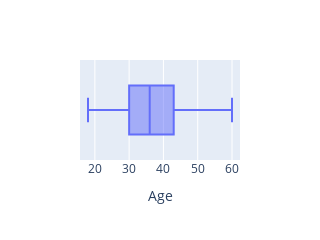
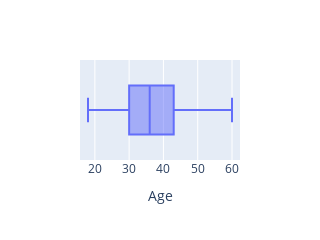
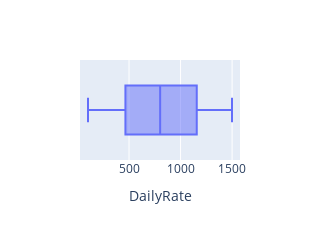
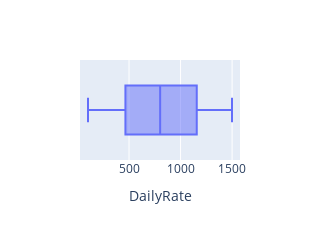

These figures' notebook cell, in order:
### Code cell
sums = set()
for att in atts:
    df_copy = df.copy()
    fig = px.box(df_copy, x = att)
    fig.update_layout(autosize=False, width=400, height=300)
    fig.show()
    iqr_outliers(df_copy, att)
    fig = px.box(df_copy, x = att)
    fig.update_layout(autosize=False, width=400, height=300)
    fig.show()
    #drop_outliers(df, att)
#     s = set(iqr_outliers(df[att]))
#     sums.update(s)

### Figure 1 — Plotly figure (JSON) as saved in the notebook; plotly's stock layout.template omitted (floating-point values rounded to 4 significant figures; data arrays with more than 128 entries replaced by an {"elided": "..."} marker saying what was removed)
{"data": [{"alignmentgroup": "True", "hovertemplate": "Age=%{x}<extra></extra>", "legendgroup": "", "marker": {"color": "#636efa"}, "name": "", "notched": false, "offsetgroup": "", "orientation": "h", "showlegend": false, "type": "box", "x": {"elided": "1470 int values"}, "x0": " ", "xaxis": "x", "y0": " ", "yaxis": "y"}], "layout": {"autosize": false, "boxmode": "group", "height": 200, "legend": {"tracegroupgap": 0}, "margin": {"t": 60}, "width": 300, "xaxis": {"anchor": "y", "domain": [0, 1], "title": {"text": "Age"}}, "yaxis": {"anchor": "x", "domain": [0, 1]}}}

### Figure 2 — Plotly figure (JSON) as saved in the notebook; plotly's stock layout.template omitted (floating-point values rounded to 4 significant figures; data arrays with more than 128 entries replaced by an {"elided": "..."} marker saying what was removed)
{"data": [{"alignmentgroup": "True", "hovertemplate": "Age=%{x}<extra></extra>", "legendgroup": "", "marker": {"color": "#636efa"}, "name": "", "notched": false, "offsetgroup": "", "orientation": "h", "showlegend": false, "type": "box", "x": {"elided": "1470 int values"}, "x0": " ", "xaxis": "x", "y0": " ", "yaxis": "y"}], "layout": {"autosize": false, "boxmode": "group", "height": 200, "legend": {"tracegroupgap": 0}, "margin": {"t": 60}, "width": 300, "xaxis": {"anchor": "y", "domain": [0, 1], "title": {"text": "Age"}}, "yaxis": {"anchor": "x", "domain": [0, 1]}}}

### Figure 3 — Plotly figure (JSON) as saved in the notebook; plotly's stock layout.template omitted (floating-point values rounded to 4 significant figures; data arrays with more than 128 entries replaced by an {"elided": "..."} marker saying what was removed)
{"data": [{"alignmentgroup": "True", "hovertemplate": "DailyRate=%{x}<extra></extra>", "legendgroup": "", "marker": {"color": "#636efa"}, "name": "", "notched": false, "offsetgroup": "", "orientation": "h", "showlegend": false, "type": "box", "x": {"elided": "1470 int values"}, "x0": " ", "xaxis": "x", "y0": " ", "yaxis": "y"}], "layout": {"autosize": false, "boxmode": "group", "height": 200, "legend": {"tracegroupgap": 0}, "margin": {"t": 60}, "width": 300, "xaxis": {"anchor": "y", "domain": [0, 1], "title": {"text": "DailyRate"}}, "yaxis": {"anchor": "x", "domain": [0, 1]}}}

### Figure 4 — Plotly figure (JSON) as saved in the notebook; plotly's stock layout.template omitted (floating-point values rounded to 4 significant figures; data arrays with more than 128 entries replaced by an {"elided": "..."} marker saying what was removed)
{"data": [{"alignmentgroup": "True", "hovertemplate": "DailyRate=%{x}<extra></extra>", "legendgroup": "", "marker": {"color": "#636efa"}, "name": "", "notched": false, "offsetgroup": "", "orientation": "h", "showlegend": false, "type": "box", "x": {"elided": "1470 int values"}, "x0": " ", "xaxis": "x", "y0": " ", "yaxis": "y"}], "layout": {"autosize": false, "boxmode": "group", "height": 200, "legend": {"tracegroupgap": 0}, "margin": {"t": 60}, "width": 300, "xaxis": {"anchor": "y", "domain": [0, 1], "title": {"text": "DailyRate"}}, "yaxis": {"anchor": "x", "domain": [0, 1]}}}
